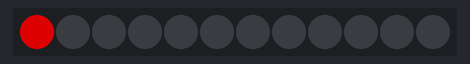
This sketch was run on a simulated Arduino Uno, built with avr-gcc and run on an emulated ATmega328P. On the bench: 12 RGB LEDs in strip order, left to right. Dim RGB values are drawn brighter than linear.

Above: at 0.15 s.
At 0.77 s:
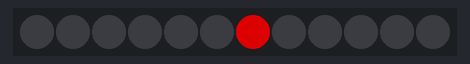
At 1.39 s:
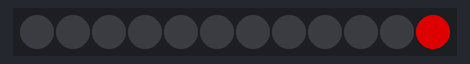

The sketch:

lab_07.ino
```cpp
#include <Adafruit_NeoPixel.h>
#define LEDPIN 12 // connect the Data from the strip to this pin on the Arduino
#define NUMBER_PIEXELS 12 // the number of pixels in your LED strip
Adafruit_NeoPixel strip = Adafruit_NeoPixel(NUMBER_PIEXELS, LEDPIN, NEO_GRB + NEO_KHZ800);

int delayTime = 20;

void setup() {
  strip.begin(); // initialize the strip
}

void loop() {
  for (int i=0; i<=11; i++) {
    strip.setPixelColor(i,   150, 0, 0);
    strip.show();
    delay(delayTime);
    strip.setPixelColor(i,   175, 0, 0);
    strip.show();
    delay(delayTime);
    strip.setPixelColor(i,   200, 0, 0);
    strip.show();
    delay(delayTime);
    strip.setPixelColor(i,   175, 0, 0);
    strip.show();
    delay(delayTime);
    strip.setPixelColor(i,   150, 0, 0);
    strip.show();
    delay(delayTime);
    strip.setPixelColor(i, 0, 0, 0);
  }
}
```

Measured:
- by itself, everything shown: repeats every 1.2 s, in 4 steps
